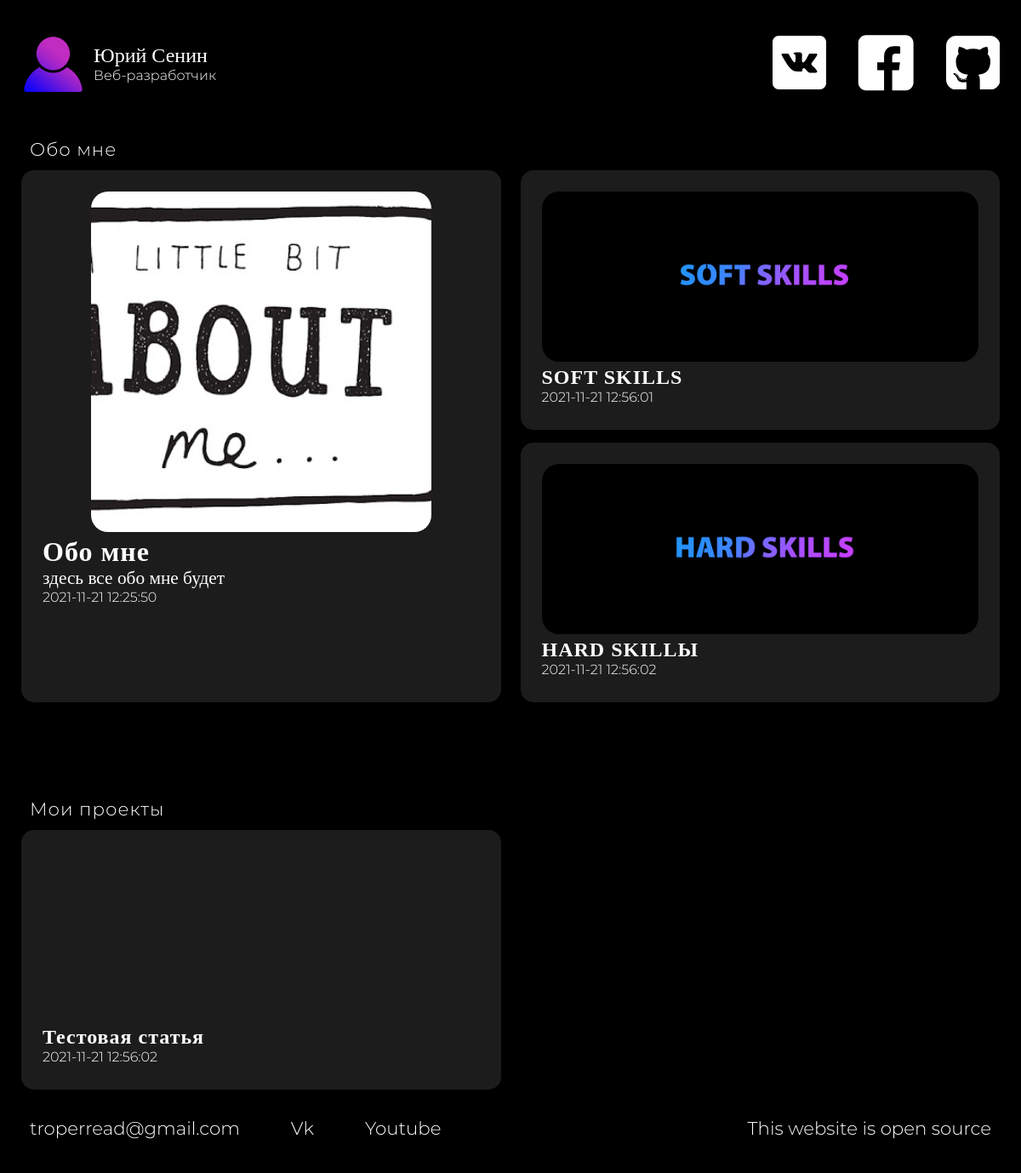
The page / on the database its author committed.
### tables this page shows
CREATE TABLE `articles` (
  `id` int NOT NULL,
  `title` varchar(64) NOT NULL,
  `image` varchar(64) DEFAULT NULL,
  `content` text NOT NULL,
  `pubdate` varchar(32) NOT NULL,
  `views` int NOT NULL DEFAULT '1',
  `deleted` tinyint(1) NOT NULL DEFAULT '0'
);

### config/routes.php (called while the page is built)
<?php
return array(
    'articles/([0-9]+)' => 'Articles/view/$1',
    'articles' => 'articles/index',
    'admin/login' => 'admin/login',
    'admin/auth' => 'admin/auth',
    'admin/editprewiew' => 'admin/editpreview',
    'admin/saveEditPost' => 'admin/saveEditPost',
    'admin/newpostspreview' => 'admin/newpostspreview',
    'admin/addnewpost' => 'admin/addnewpost',
    'admin/addposts' => 'admin/addposts',
    'admin/allposts' => 'admin/seeall',
    'admin/logout' => 'admin/logout',
    'admin/deletepost/([0-9]+)' => 'admin/deletepost/$1',
    'admin/editpost/([0-9]+)' => 'admin/editpost/$1',
    'admin' => 'admin/index',
    'index.php' => 'site/index',
    '' => 'site/index',
);
?>

### controllers/SiteController.php (called while the page is built)
<?php
require_once ROOT . '/models/sitemodel.php';
class SiteController
{
    public function actionIndex() {
        $aboutme = Site::getArticle(1);
        $softskills = Site::getArticle(2);
        $hardskills = Site::getArticle(3);
        $articles = Site::getRemainArticles();
        require_once(ROOT.'/views/index.php');
        return 'true';
    }
}
?>

### models/sitemodel.php (called while the page is built)
<?php
class Site {
    public static function getArticle($id) {
        global $db, $connection;
        $query = "SELECT * FROM articles where `id`=$id";
        $result = mysqli_query($connection, $query) or die(mysqli_error($connection));
        $data = mysqli_fetch_assoc($result);
        return array($data);
    }
    public static function getRemainArticles() {
        global $db, $connection;
        $query = "SELECT * FROM articles where `id`!=1 AND `id`!=2 AND `id`!=3";
        $result = mysqli_query($connection, $query) or die(mysqli_error($connection));
        for ($data = []; $row = mysqli_fetch_assoc($result); $data[] = $row);
        return array($data);
    }
}
?>

### views/includes/indexcontent.php (the view, shortened to what this page needs)
<main>
    <div class="h2-like">Обо мне</div>
    <div class="about">
        <div class="leftside" tabindex="0">
            <div class="imgwrapper" style="background-image: url('../../uploads/images/<?php echo $aboutme[0]['image']; ?>');"></div>
            <h2>
                <a href="/articles/<?php echo $aboutme[0]['id']; ?>">
                    <?php echo $aboutme[0]['title']; ?></h2>
            <span class="textart"><?php echo $aboutme[0]['content']; ?><br></span>
            <span class="dateart"><?php echo $aboutme[0]['pubdate']; ?></span></a>
        </div>
        <div class="rightside">
            <div class="aboutart">
                <div class="imgwrapper" style="background-image: url('../../uploads/images/<?php echo $softskills[0]['image']; ?>');"></div>
                <h2>
                    <a href="/articles/<?php echo $softskills[0]['id']; ?>">
                    <?php echo $softskills[0]['title']; ?></h2>
                <span class="dateart"><?php echo $softskills[0]['pubdate']; ?></span></a>
            </div>
            <div class="aboutart">
                <div class="imgwrapper" style="background-image: url('../../uploads/images/<?php echo $hardskills[0]['image']; ?>');"></div>
                <h2>
                    <a href="/articles/<?php echo $hardskills[0]['id']; ?>">
                    <?php echo $hardskills[0]['title']; ?></h2>
                <span class="dateart"><?php echo $hardskills[0]['pubdate']; ?></span></a>
            </div>
        </div>
    </div>
    <div class="h2-like">Мои проекты</div>
    <div class="other">
        <?php
        for ($i=0; $i < count($articles[0]); $i++) {?>
            <div class="otherart">
                <div class="imgwrapper" style="background-image: url('../../uploads/images/<?php echo $articles[0][$i]['image']; ?>');"></div>
                <a href="/articles/<?php echo $articles[0][$i]['id']; ?>"><h2><?php echo $articles[0][$i]['title']; ?></h2>
                    <span class="dateart"><?php echo $articles[0][$i]['pubdate']; ?></span></a>
            </div>
        <?php
        }
        ?>
    </div>
</main>

### index.php (shortened to what this page needs)
<!DOCTYPE HTML>
<HTML>
<head>
    <link href="/views/css/style.css" rel="stylesheet" type="text/css">
    <link href="/views/css/adaptive.css" rel="stylesheet" type="text/css">
</head>
<?php
require_once(ROOT.'/components/Router.php');
$router = new Router();
$router ->run();
?>
<body class="1">

### components/Router.php (shortened to what this page needs)
<?php
class Router {
    private $routes;
    public function __construct()
    {
        $routesPath = ROOT.'/config/routes.php';
        $this->routes = include ($routesPath);
    }
    private function getUrl() {
        if (!empty($_SERVER['REQUEST_URI'])) {
            return trim($_SERVER['REQUEST_URI'], '/');
        }
    }
    public function run(){
        $url = $this->getUrl();
        foreach ($this->routes as $urlpattern => $path) {
            if (preg_match("~$urlpattern~", $url)) {
                $internalRoute = preg_replace("~$urlpattern~", $path, $url);
                $segments = explode('/', $internalRoute);
                $controllerName = array_shift($segments).'Controller';
                $actionName = 'action'.ucfirst(array_shift($segments));
                $parameters = $segments;
                $controllerObject = new $controllerName;
                $result = call_user_func_array(array($controllerObject, $actionName), $parameters);
                if ($result != null) {
                    break;
                }
            }
        }
    }
}

### views/index.php
<div class="container">
<?php
include_once('includes/header.php');
include_once('includes/indexcontent.php');
include_once('includes/footer.php');
?>
</div>

### views/includes/header.php (shortened to what this page needs)
<header>
    <div class="logo">
        <img src="/views/img/avatar.png">
        <a href="../"><div class="logowrapper">
            <span class="logoname">Юрий Сенин</span>
            <span class="logotag">Веб-разработчик</span>
        </div></a>
    </div>
    <div class="uplinks">
        <a href="https://vk.com/Graveddd"></a>
        <a href="https://facebook.com"></a>
        <a href="https://github.com/Gravedd"></a>
    </div>
</header>

### views/includes/footer.php
<footer>
    <div><a target="_blank" href="mailto:troperread@gmail.com">troperread@gmail.com</div></a>
    <div><a target="_blank" href="https://vk.com/graveddd">Vk</div></a>
    <div><a target="_blank" href="https://www.youtube.com/">Youtube</div></a>
    <div class="opensourse"><a target="_blank" href="https://github.com/Gravedd/Portfolio">This website is open source</div></a>
</footer>

### views/css/style.css (style rules this page uses)
:root { --main-color: #ffffff; --main-dop-color: #dcdcdc; --bg-color: #000000; --bg-dop-color: #1c1c1c; --bg-dop2-color: #2f2f2f; --cont-color: #7869ff; --cont2-color: #2196F3; --scale: 1.04; }
* { margin: 0; box-sizing: border-box; }
h2 { letter-spacing: 1px; }
a { color: white; text-decoration: none; }
body { background-color: var(--bg-color); color: var(--main-color); height: 2000px; font-family: OpenSans; transition: 0.5s; }
.container { background-color: var(--bg-color); max-width: 1150px; margin: 0 auto; opacity: 1.0; padding-top: 25px; }
header { width: 100%; height: 100px; display: flex; flex-direction: row; margin-bottom: 25px; }
.logo { width: 40%; height: 100%; display: flex; align-items: center; }
.logo img { height: 75px; width: 75px; display: block; margin-right: 10px; }
.logowrapper { display: flex; flex-direction: column; }
.logoname { font-size: 18pt; }
.logotag { font-family: Montserrat-light; }
.uplinks { width: 60%; height: 100%; display: flex; justify-content: end; align-items: center; }
main { display: flex; flex-direction: column; }
.h2-like { font-size: 16pt; width: 100%; line-height: 30px; height: 50px; padding: 10px 10px; letter-spacing: 1px; font-family: Montserrat-light; font-weight: normal; }
.about { display: flex; justify-content: space-between; margin-bottom: 100px; }
.about .leftside, .about .rightside { width: 49%; height: 625px; border-radius: 15px; }
.about .leftside { background-color: var(--bg-dop-color); display: flex; flex-direction: column; padding: 25px; overflow: hidden; transition: 0.5s; }
.about .rightside { display: flex; flex-direction: column; justify-content: space-between; }
.aboutart { border-radius: 15px; min-height: 305px; background-color: var(--bg-dop-color); padding: 25px; transition: 0.5s; }
.other { display: flex; flex-direction: row; justify-content: space-between; flex-wrap: wrap; }
.otherart { width: 49%; min-height: 305px; height: auto; background-color: var(--bg-dop-color); border-radius: 15px; margin-bottom: 20px; padding: 25px; transition: 0.5s; }
footer { width: 100%; height: 50px; line-height: 50px; display: flex; flex-direction: row; font-size: 16pt; }
footer div { margin-right: 40px; padding: 0 10px; font-family: Montserrat-light; }
.opensourse { margin-left: auto; margin-right: 0; align-self: end; }
.leftside .imgwrapper { height: 100%; width: 100%; max-height: 400px; max-width: 400px; align-self: center; margin-bottom: 5px; border-radius: 20px; background-size: cover; background-position: -695px; }
.leftside h2 { font-size: 24pt; }
.textart { font-size: 16pt; margin-bottom: 32px; }
.linksvg { fill: white; transition: 0.25s; margin-right: 30px; }
.uplinks a:last-child .linksvg { margin-right: 0px; }
.imgwrapper { height: 100%; width: 100%; max-height: 200px; max-width: 100%; align-self: center; margin-bottom: 5px; border-radius: 20px; background-size: cover; background-position: -1080px; }
.dateart { font-family: Montserrat-light; }

### rows shown on the page
articles: image (picture), title "Обо мне", content "здесь все обо мне будет", pubdate "2021-11-21 12:25:50"
articles: image (picture), title "SOFT SKILLS", pubdate "2021-11-21 12:56:01"
articles: image (picture), title "HARD SKILLЫ", pubdate "2021-11-21 12:56:02"
articles: title "Тестовая статья", pubdate "2021-11-21 12:56:02"
